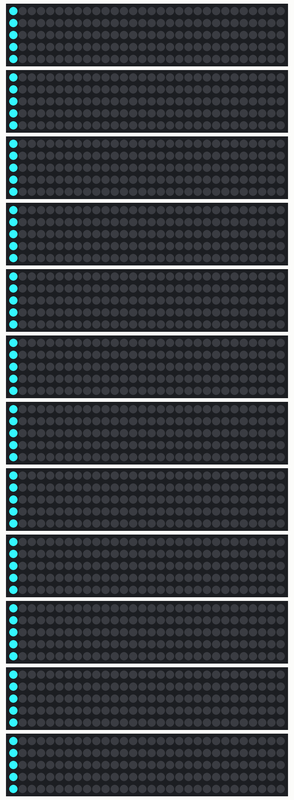
Simulated run of this sketch. Board: Arduino Uno, built with avr-gcc and run on an emulated ATmega328P. On the bench: 12 × 150 RGB LEDs in strip order, left to right, continuing on the next row.

Above: at 0.14 s.
At 2.95 s:
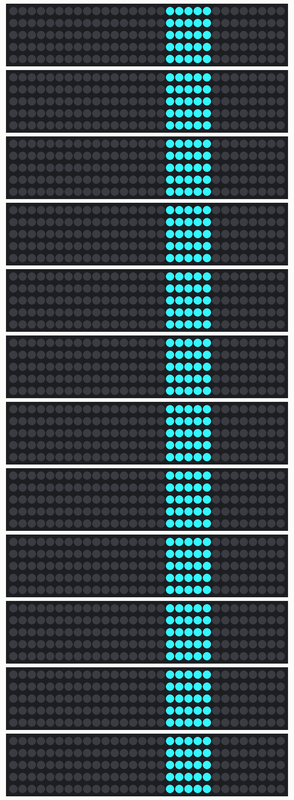
At 7.76 s:
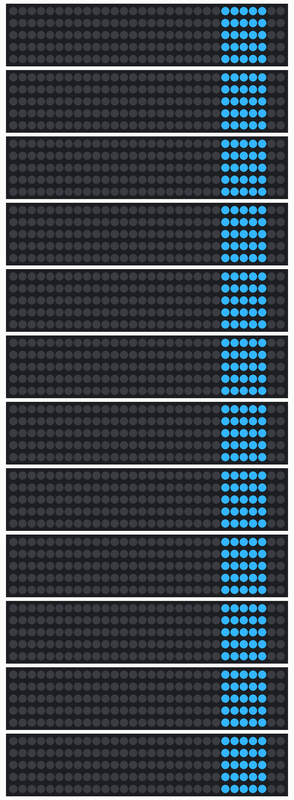
At 15.38 s:
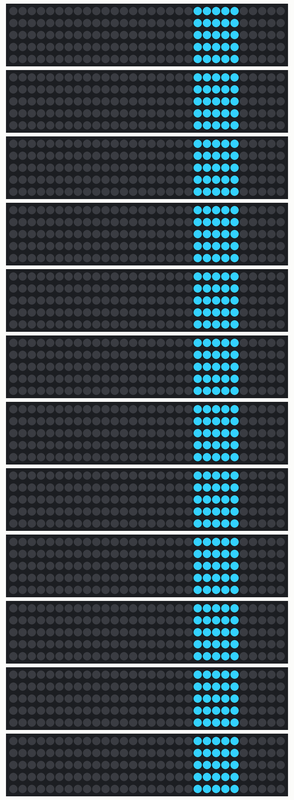
At 24.2 s:
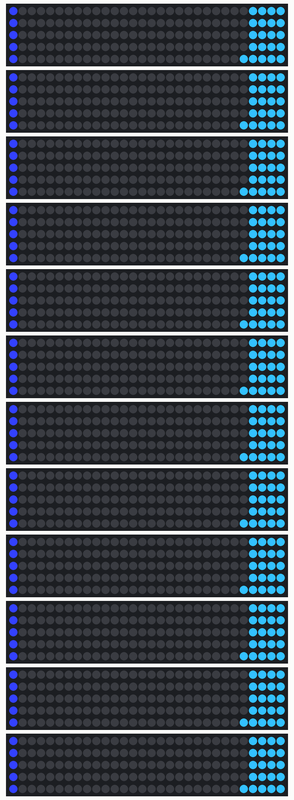
At 39.83 s:
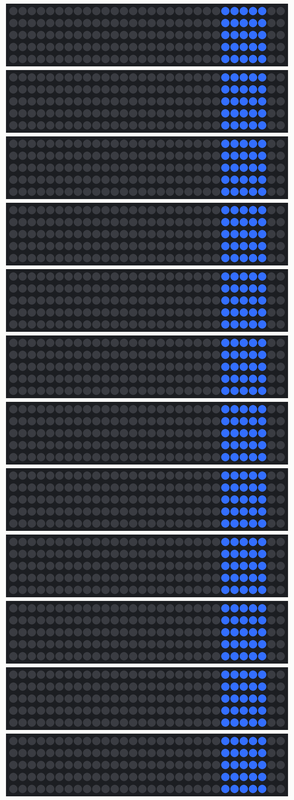

The sketch:

neopixel-multi-reel-test.ino
```cpp
// Multi-reel test

// Waves of blue pulsing down multiple 5m strands of NeoPixel lights.
// NeoPixel data wires plugged into Arduino pins 0-n, NeoPixel
// ground wires all connected to common ground. NeoPixel power
// lines plugged into 5V 20A brick power supply.

#include <Adafruit_NeoPixel.h>

#define N_LEDS  150     // 5 meter reel @ 30 LEDs/m
#define N_REELS 12      // Use pins 0 through N_REELS-1 to control each reel of NeoPixels

Adafruit_NeoPixel strip[N_REELS];

void setup() {
  for (int p = 0; p < N_REELS; p++) {
    strip[p] = Adafruit_NeoPixel(N_LEDS, p, NEO_GRB + NEO_KHZ800);
    strip[p].begin();

    // Clear the reels
    strip[p].clear();
  }
}

void loop() {
  stream(0x33F6FF); // Lighter blue
  stream(0x33B5FF);
  stream(0x33DDFF);
  stream(0x33D1FF);
  stream(0x33CAFF);
  stream(0x33C1FF);
  stream(0x3341FF);
  stream(0x334EFF);
  stream(0x3351FF);
  stream(0x336EFF); // Darker blue
}

static void stream(uint32_t c) {
  uint16_t pixels_to_light = 5;
  uint16_t bands = 5;
  uint16_t band_length = floor(strip[0].numPixels()/bands);

  for(uint16_t i=0; i<band_length; i++) {

    // Draw colored blue bands for waves
    for(uint16_t b=0; b<bands; b++) {
      for (int p = 0; p < N_REELS; p++) {
        strip[p].setPixelColor(i+(b*band_length), c);                  // Draw new pixel
        strip[p].setPixelColor(i+(b*band_length)-pixels_to_light, 0);  // Erase pixel a few steps back
      }
    }

    // Erase the last pixels on the strip from the previous run
    if (i<=pixels_to_light) {
      for (int p = 0; p < N_REELS; p++) {
        strip[p].setPixelColor(strip[p].numPixels()-1-pixels_to_light+i, 0);
      }
    }

    for (int p = 0; p < N_REELS; p++) {
      strip[p].show();
    }
    delay(60);
  }
}
```
